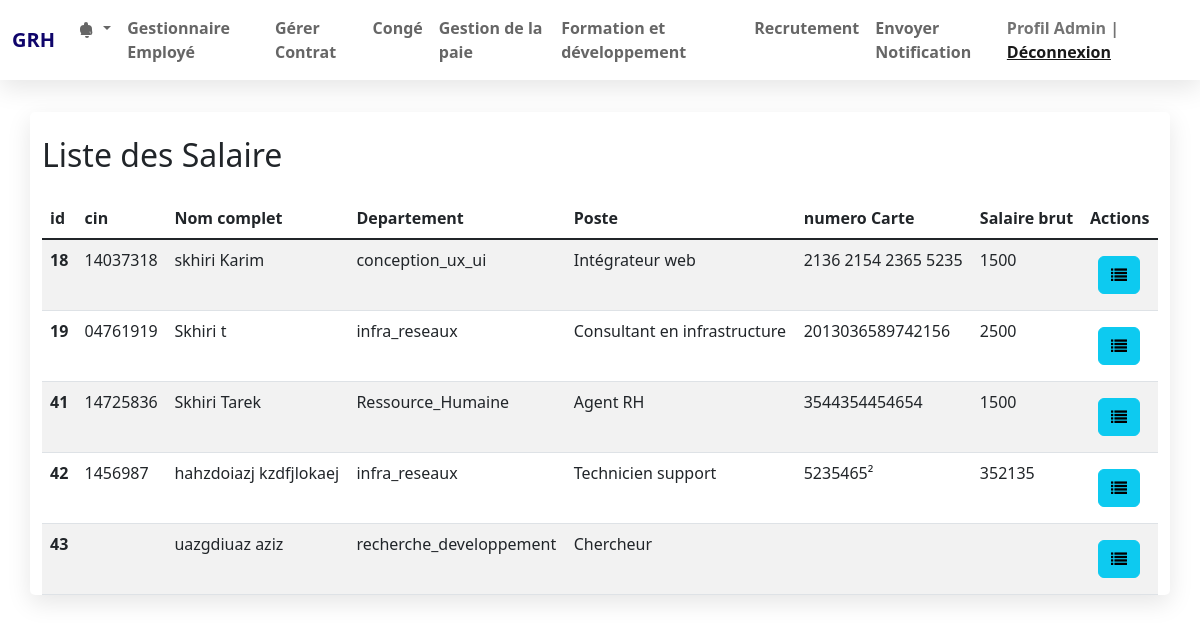
Page /main/Liste_payement.php on the committed database.
### tables this page shows
CREATE TABLE `employe` (
  `id` int(6) UNSIGNED NOT NULL,
  `cin` varchar(255) NOT NULL,
  `nom` varchar(255) NOT NULL,
  `prenom` varchar(255) NOT NULL,
  `email` varchar(255) DEFAULT NULL,
  `gender` varchar(1) DEFAULT NULL,
  `age` int(3) DEFAULT NULL,
  `telephone` varchar(20) DEFAULT NULL,
  `nationality` varchar(255) DEFAULT NULL,
  `civility` varchar(255) DEFAULT NULL,
  `children` int(2) DEFAULT NULL,
  `image` varchar(255) DEFAULT NULL,
  `departement` varchar(255) DEFAULT NULL,
  `poste` varchar(255) DEFAULT NULL,
  `type_contrat` varchar(255) DEFAULT NULL,
  `salaire` varchar(50) DEFAULT NULL,
  `dateDebut` date DEFAULT NULL,
  `dateFin` date DEFAULT NULL,
  `typeContrat` varchar(255) DEFAULT NULL,
  `horaire` varchar(255) DEFAULT NULL,
  `reg_date` timestamp NOT NULL DEFAULT current_timestamp() ON UPDATE current_timestamp(),
  `numcarte` varchar(255) DEFAULT NULL,
  `username` varchar(100) DEFAULT NULL,
  `paswrd` varchar(255) DEFAULT NULL
);

### main/Liste_payement.php (the view, shortened to what this page needs)
<?php
	require_once ('connect.php');
	$ReadSql = "SELECT * FROM `employe` ";
	$res = mysqli_query($con, $ReadSql);
 ?>
<!DOCTYPE html>
<html>
<head>
	<link href="https://cdn.jsdelivr.net/npm/bootstrap@5.1.3/dist/css/bootstrap.min.css" rel="stylesheet">
	<link rel="stylesheet" href="https://stackpath.bootstrapcdn.com/font-awesome/4.7.0/css/font-awesome.min.css">
	<link rel="stylesheet" href="style.css" >
</head>
<body>
	<?php
		include 'navbar.php';
	 ?>
	<div class="container">
		<div class="row pt-4">
			<h2>Liste des Salaire</h2>
		</div>
		<table class="table table-striped mt-3">
			<thead>
				<tr>
					<th>id</th>
					<th>cin</th>
					<th>Nom complet</th>
					<th>Departement</th>
					<th>Poste</th>
					<th>numero Carte</th>
					<th>Salaire brut</th>
					<th>Actions</th>
				</tr>
			</thead>
			<tbody>
				<?php while ($r = mysqli_fetch_assoc($res)) {
				?>
				<tr>
					<th scope="row"><?php echo $r['id']; ?></th>
					<td><?php echo $r['cin']; ?></td>
					<td><?php echo $r['nom'] ." ". $r['prenom']; ?></td>
					<td><?php echo $r['departement']; ?></td>
					<td><?php echo $r['poste']; ?></td>
					<td><?php echo $r['numcarte']; ?></td>
					<td><?php echo $r['salaire']; ?></td>
					<td>
     <a href="liste_paiements_month.php?cin=<?php echo $r['cin']; ?>" class="btn btn-info m-2" title="Liste des paiements">
        <i class="fa fa-list"></i>
    </a>
</td>
				</tr>
			<?php } ?>
			</tbody>
		</table>
	</div>
</body>
</html>

### main/style.css (style rules this page uses)
.container { margin-top: 2rem; background-color: #fff; border-radius: 5px; box-shadow: 0 .5rem 1.5rem rgba(0, 0, 0, .1); }

### rows in the picture
employe: id "18", cin "14037318", nom "skhiri", prenom "Karim", departement "conception_ux_ui", poste "Intégrateur web", numcarte "2136 2154 2365 5235", salaire "1500"
employe: id "19", cin "04761919", nom "Skhiri", prenom "t", departement "infra_reseaux", poste "Consultant en infrastructure", numcarte "2013036589742156", salaire "2500"
employe: id "41", cin "14725836", nom "Skhiri", prenom "Tarek", departement "Ressource_Humaine", poste "Agent RH", numcarte "3544354454654", salaire "1500"
employe: id "42", cin "1456987", nom "hahzdoiazj", prenom "kzdfjlokaej", departement "infra_reseaux", poste "Technicien support", numcarte "5235465²", salaire "352135"
employe: id "43", nom "uazgdiuaz", prenom "aziz", departement "recherche_developpement", poste "Chercheur"
